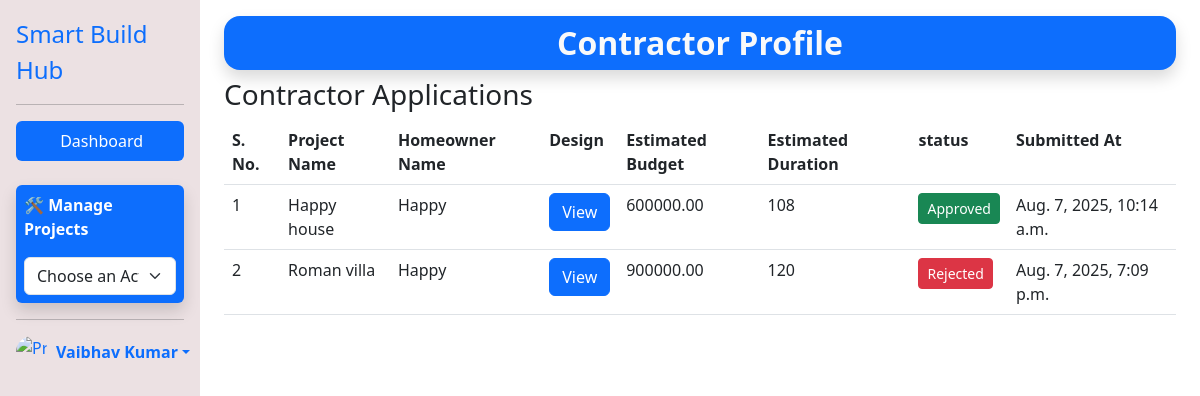
The app's page /contractorapp/contractorapplications/ (signed in) with its own data.
### mainapp/models.py (models this page shows)
class userinfo(models.Model):
    name=models.CharField(max_length=100)
    email=models.EmailField(max_length=100)
    contactno=models.CharField(max_length=15)
    address=models.TextField()
    picture=models.ImageField(upload_to='profiles',blank=True)
    bio=models.TextField()
    login=models.OneToOneField(loginInfo,on_delete=models.CASCADE)

### contractorapp/models.py (models this page shows, shortened)
class ContractorApplication(models.Model):
    project = models.ForeignKey(Project, on_delete=models.CASCADE, related_name='applications')
    contractor = models.ForeignKey(userinfo, on_delete=models.CASCADE, related_name='contractor_applications')
    proposal_text = models.TextField()
    design_file = models.FileField(upload_to='designs/', null=True, blank=True)
    estimated_budget = models.DecimalField(max_digits=12, decimal_places=2)
    estimated_duration = models.IntegerField(help_text="Estimated number of days")
    status = models.CharField(
        max_length=20,
        choices=[
            ('pending', 'Pending'),
            ('approved', 'Approved'),
            ('rejected', 'Rejected')
        ],
        default='pending'
    )
    submitted_at = models.DateTimeField(auto_now_add=True)

### homeownerapp/models.py (models this page shows, shortened)
class Project(models.Model):
    projectname = models.CharField(max_length=255)
    homeowner = models.ForeignKey(userinfo,on_delete=models.CASCADE,related_name='project_homeowner')
    contractor = models.ForeignKey(userinfo,on_delete=models.SET_NULL,null=True, blank=True,related_name='project_contractor')
    start_date = models.DateField(null=True, blank=True)
    end_date = models.DateField(null=True, blank=True)
    duration = models.IntegerField(help_text="Estimated number of days", null=True, blank=True)
    budget = models.DecimalField(max_digits=12, decimal_places=2)
    progress = models.PositiveIntegerField(default=0, help_text="Completion percentage")
    location = models.CharField(max_length=255, blank=True)
    status = models.CharField(
        max_length=50,
        choices=[
            ('planned', 'Planned'),
            ('designing_phase', 'Designing Phase'),
            ('awaiting_approval', 'Awaiting Approval'),
            ('under_construction', 'Under Construction'),
            ('delayed', 'Delayed'),
            ('completed', 'Completed'),
            ('cancelled', 'Cancelled'),
        ],
        default='planned'
    )
    plot_size = models.CharField(max_length=50, blank=True)
    HOUSE_TYPES = [
        ('duplex', 'Duplex'),
        ('bungalow', 'Bungalow'),
        ('villa', 'Villa'),
        ('independent_floor', 'Independent Floor'),
        ('flat', 'Modern Flat'),
    ]
    house_type = models.CharField(max_length=50, choices=HOUSE_TYPES, blank=True)
    num_floors = models.CharField(max_length=10, blank=True)
    basement = models.CharField(max_length=10, choices=[('yes', 'Yes'), ('no', 'No')], blank=True)
    PARKING_CHOICES = [
        ('yes', 'Yes'),
        ('no', 'No'),
        ('covered', 'Covered Parking'),
        ('open', 'Open Parking')
    ]
    parking_required = models.CharField(max_length=20, choices=PARKING_CHOICES, blank=True)
    bedrooms = models.CharField(max_length=10, choices=[
        ('1bhk', '1 BHK'),
        ('2bhk', '2 BHK'),
        ('3bhk', '3 BHK'),
        ('4+', '4+ BHK')
    ], blank=True)
    bathrooms = models.CharField(max_length=10, blank=True)
    kitchen_each_floor = models.CharField(max_length=10, choices=[('yes', 'Yes'), ('no', 'No')], blank=True)
    additional_rooms = models.JSONField(blank=True, null=True)
    outdoor_areas = models.JSONField(blank=True, null=True)
    MATERIAL_CHOICES = [
        ('bricks', 'Red Bricks'),
        ('aac', 'AAC Blocks'),
        ('fly_ash', 'Fly Ash Bricks'),
        ('concrete', 'Concrete Blocks'),
        ('not_sure', 'Not Sure')
    ]
    preferred_material = models.CharField(max_length=50, choices=MATERIAL_CHOICES, blank=True)
    STYLE_CHOICES = [
        ('modern', 'Modern'),
        ('traditional', 'Traditional'),
        ('contemporary', 'Contemporary'),
        ('minimalist', 'Minimalist'),
        ('not_decided', 'Not Decided')
    ]
    construction_style = models.CharField(max_length=50, choices=STYLE_CHOICES, blank=True)
    solar_panel = models.BooleanField(default=False)
    design_reference = models.URLField(blank=True, null=True)
    special_requirements = models.TextField(blank=True)
    created_at = models.DateTimeField(auto_now_add=True)
    updated_at = models.DateTimeField(auto_now=True)

### contractorapp/views.py (the view)
# urls.py: path('contractorapplications/',views.contractorapplications,name='contractorapplications'),
def contractorapplications(request):
    if not 'contractorid' in request.session:
        messages.error(request,"You are not logged In")
        return redirect('login')
    contractorid = request.session.get('contractorid')
    contractor = userinfo.objects.filter(email=contractorid).first()
    applications=ContractorApplication.objects.filter(contractor=contractor)
    context = {
        'name':contractor.name,
        'contractorid':contractorid,
        'applications':applications
    }
    return render(request, 'contractorapplications.html',context)

### contractorapp/templates/contractorapplications.html (shortened to what this page needs)
{% extends 'contractorbase.html' %}
{% block main %}
<!DOCTYPE html>
<html lang="en">
<head>
</head>
<body>
    <h3>Contractor Applications</h3>
    <table class="table">
        <tr>
            <th>S. No.</th>
            <th>Project Name</th>
            <th>Homeowner Name</th>
            <th>Design</th>
            <th>Estimated Budget</th>
            <th>Estimated Duration</th>
            <th>status</th>
            <th>Submitted At</th>
        </tr>
        {% for a in applications %}
        <tr>
            <td>{{forloop.counter}}</td>
            <td>{{a.project.projectname}}</td>
            <td>{{a.project.homeowner.name}}</td>
            <td>
                <a href="{{a.design_file.url}}" target="_blank" class="btn btn-primary">View</a>
            </td>
            <td>{{a.estimated_budget}}</td>
            <td>{{a.estimated_duration}}</td>
            <td>
                {% if a.status == 'pending' %}
                <span class="btn btn-warning btn-sm">Pending</span>
                {% else %}
                {% if a.status == 'approved' %}
                <span class="btn btn-success btn-sm">Approved</span>
                {% elif a.status == 'rejected' %}
                <span class="btn btn-danger btn-sm">Rejected</span>
                {% else %}
                {{ a.status }}
                {% endif %}
                {% endif %}
            </td>
            <td>{{a.submitted_at}}</td>
        </tr>
        {% endfor %}
    </table>
</body>
</html>
{% endblock %}

### contractorapp/templates/contractorbase.html (shortened to what this page needs)
<!DOCTYPE html>
<html lang="en">
<head>
    <link href="https://cdn.jsdelivr.net/npm/bootstrap@5.3.0/dist/css/bootstrap.min.css" rel="stylesheet">
</head>
<body>
    <div class="container-fluid">
        <div class="row">
            <div class="col-md-3 col-lg-2 sidebar p-0">
                <div class="d-flex flex-column flex-shrink-0 p-3">
                    <a href="/" class="d-flex align-items-center mb-3 mb-md-0 me-md-auto text-decoration-none">
                        <span class="fs-4">Smart Build Hub</span>
                    </a>
                    <hr>
                    <ul class="nav nav-pills flex-column mb-auto">
                        <li class="nav-item">
                            <a href="#" class="nav-link active" aria-current="page">
                                <svg class="bi me-2" width="16" height="16">
                                    <use xlink:href="#home" />
                                </svg>
                                Dashboard
                            </a>
                        </li>
                        <li class="mt-4 bg-primary shadow border-3 p-2 rounded">
                            <label for="project-nav" class="form-label text-white fw-bold">🛠 Manage Projects</label>
                            <select id="project-nav" class="form-select mt-2"
                                onchange="if(this.value) window.location.href=this.value;">
                                <option selected disabled>Choose an Action</option>
                            </select>
                        </li>
                    </ul>
                    <hr>
                    <div class="dropdown">
                        <a href="#" class="d-flex align-items-center text-decoration-none dropdown-toggle"
                            id="dropdownUser1" data-bs-toggle="dropdown" aria-expanded="false">
                            <img src="https://storage.googleapis.com/workspace-0f70711f-8b4e-4d94-86f1-2a93ccde5887/image/d51fd5f3-47b6-4ebd-ad51-c94b3076a668.png"
                                alt="Profile picture of contractor" width="32" height="32" class="rounded-circle me-2">
                            <strong>{{name}}</strong>
                        </a>
                    </div>
                </div>
            </div>
            <div class="col-md-9 col-lg-10 ms-sm-auto px-4">
                <div class="row">
                    <div class="col-sm-12 text-center mt-3">
                        <h2 class="bg-primary rounded-4 shadow radius text-light p-2"><b>Contractor Profile</b></h2>
                    </div>
                </div>
                {% block main %}{% endblock %}
            </div>
        </div>
    </div>
</body>
</html>

### contractorapp/templates/contractorbase.html (style rules this page uses)
.sidebar { background-color: #ece1e3; height: 100vh; position: sticky; top: 0; }

### records on screen
userinfo: name "Vaibhav Kumar"
ContractorApplication: project.projectname "Happy house", project.homeowner.name "Happy", estimated_budget "600000.00", estimated_duration "108", status "Approved", submitted_at "Aug. 7, 2025, 10:14 a.m."
ContractorApplication: project.projectname "Roman villa", project.homeowner.name "Happy", estimated_budget "900000.00", estimated_duration "120", status "Rejected", submitted_at "Aug. 7, 2025, 7:09 p.m."
